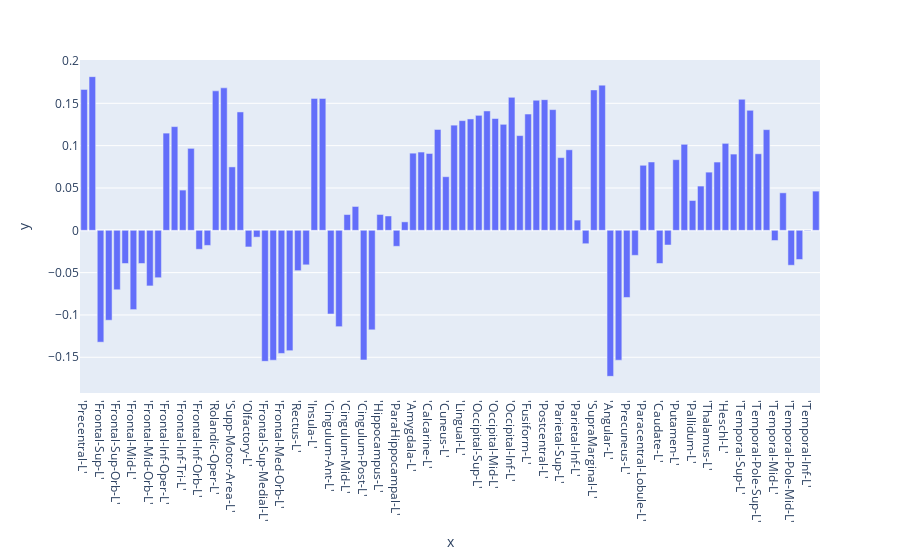
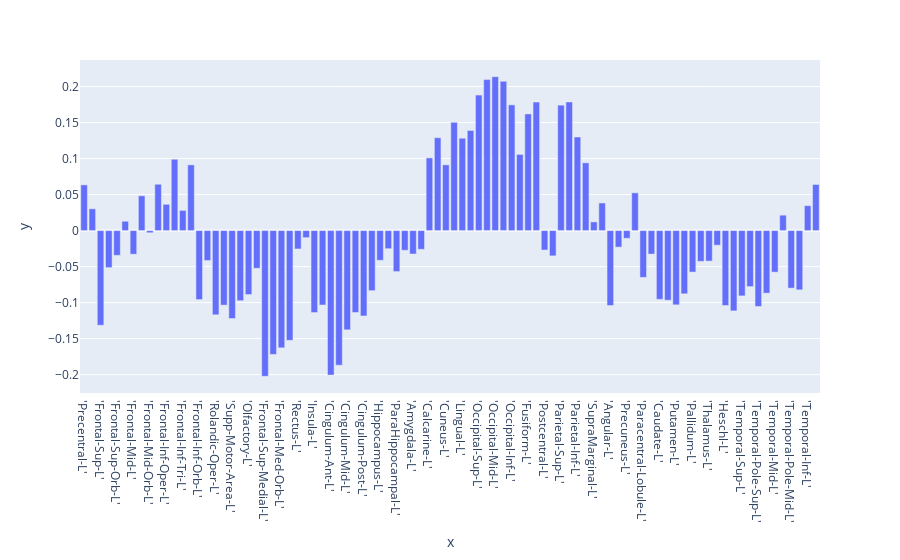
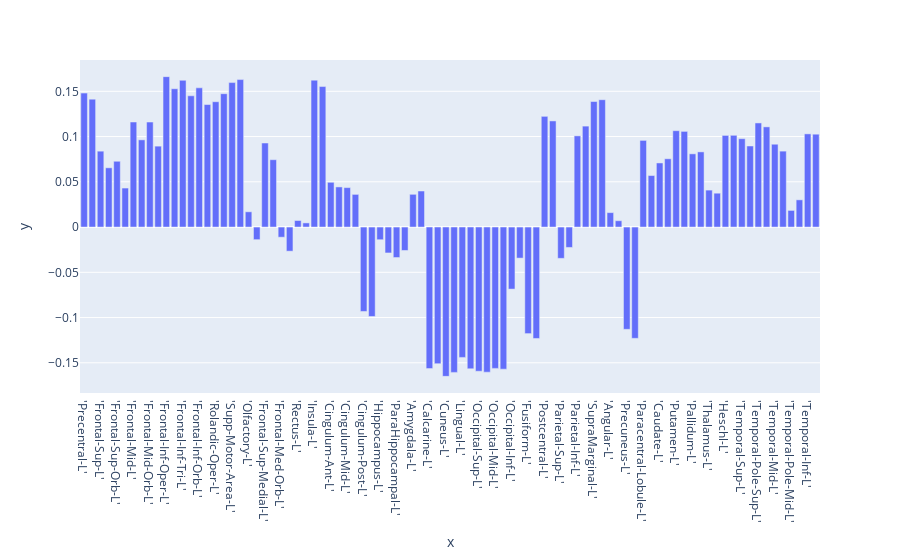
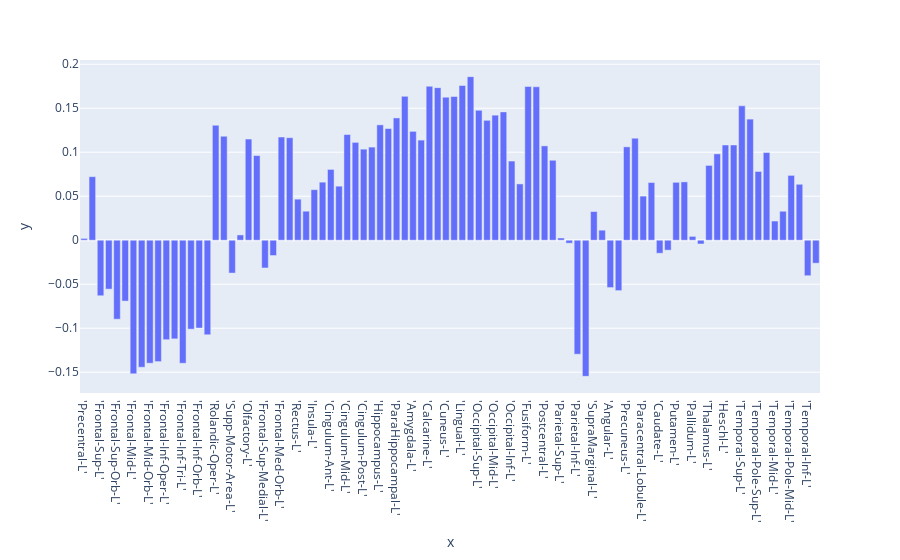

Notebook code for these charts, in order:
### Code cell
# Plotting Centroids of each Distribution
for model in range(7):
    print(f"Model {model}: Pi = {Pis[model]} , kappa = {kappas[model]}")
    fig = px.bar(y=mus[:,model],x=label)
    #fig.update_layout(width=300)
    fig.show()

### Figure 1 — Plotly figure (JSON) as saved in the notebook; plotly's stock layout.template omitted (floating-point values rounded to 4 significant figures)
{"data": [{"alignmentgroup": "True", "hovertemplate": "x=%{x}<br>y=%{y}<extra></extra>", "legendgroup": "", "marker": {"color": "#636efa", "pattern": {"shape": ""}}, "name": "", "offsetgroup": "", "orientation": "v", "showlegend": false, "textposition": "auto", "type": "bar", "x": ["'Precentral-L'", "'Precentral-R'", "'Frontal-Sup-L'", "'Frontal-Sup-R'", "'Frontal-Sup-Orb-L'", "'Frontal-Sup-Orb-R'", "'Frontal-Mid-L'", "'Frontal-Mid-R'", "'Frontal-Mid-Orb-L'", "'Frontal-Mid-Orb-R'", "'Frontal-Inf-Oper-L'", "'Frontal-Inf-Oper-R'", "'Frontal-Inf-Tri-L'", "'Frontal-Inf-Tri-R'", "'Frontal-Inf-Orb-L'", "'Frontal-Inf-Orb-R'", "'Rolandic-Oper-L'", "'Rolandic-Oper-R'", "'Supp-Motor-Area-L'", "'Supp-Motor-Area-R'", "'Olfactory-L'", "'Olfactory-R'", "'Frontal-Sup-Medial-L'", "'Frontal-Sup-Medial-R'", "'Frontal-Med-Orb-L'", "'Frontal-Med-Orb-R'", "'Rectus-L'", "'Rectus-R'", "'Insula-L'", "'Insula-R'", "'Cingulum-Ant-L'", "'Cingulum-Ant-R'", "'Cingulum-Mid-L'", "'Cingulum-Mid-R'", "'Cingulum-Post-L'", "'Cingulum-Post-R'", "'Hippocampus-L'", "'Hippocampus-R'", "'ParaHippocampal-L'", "'ParaHippocampal-R'", "'Amygdala-L'", "'Amygdala-R'", "'Calcarine-L'", "'Calcarine-R'", "'Cuneus-L'", "'Cuneus-R'", "'Lingual-L'", "'Lingual-R'", "'Occipital-Sup-L'", "'Occipital-Sup-R'", "'Occipital-Mid-L'", "'Occipital-Mid-R'", "'Occipital-Inf-L'", "'Occipital-Inf-R'", "'Fusiform-L'", "'Fusiform-R'", "'Postcentral-L'", "'Postcentral-R'", "'Parietal-Sup-L'", "'Parietal-Sup-R'", "'Parietal-Inf-L'", "'Parietal-Inf-R'", "'SupraMarginal-L'", "'SupraMarginal-R'", "'Angular-L'", "'Angular-R'", "'Precuneus-L'", "'Precuneus-R'", "'Paracentral-Lobule-L'", "'Paracentral-Lobule-R'", "'Caudate-L'", "'Caudate-R'", "'Putamen-L'", "'Putamen-R'", "'Pallidum-L'", "'Pallidum-R'", "'Thalamus-L'", "'Thalamus-R'", "'Heschl-L'", "'Heschl-R'", "'Temporal-Sup-L'", "'Temporal-Sup-R'", "'Temporal-Pole-Sup-L'", "'Temporal-Pole-Sup-R'", "'Temporal-Mid-L'", "'Temporal-Mid-R'", "'Temporal-Pole-Mid-L'", "'Temporal-Pole-Mid-R'", "'Temporal-Inf-L'", "'Temporal-Inf-R'"], "xaxis": "x", "y": [0.1664, 0.1815, -0.1322, -0.1062, -0.07024, -0.03922, -0.09367, -0.03922, -0.06571, -0.05601, 0.1148, 0.1225, 0.04751, 0.0968, -0.02243, -0.01785, 0.1647, 0.1683, 0.0749, 0.1398, -0.01966, -0.00809, -0.1548, -0.1535, -0.1455, -0.1422, -0.04767, -0.04079, 0.1558, 0.1558, -0.09885, -0.1138, 0.0186, 0.02816, -0.1531, -0.1176, 0.0187, 0.01692, -0.0189, 0.009986, 0.09112, 0.09243, 0.09075, 0.1191, 0.06331, 0.1242, 0.1295, 0.1315, 0.1358, 0.141, 0.132, 0.1252, 0.157, 0.1119, 0.1373, 0.1536, 0.1543, 0.1425, 0.08587, 0.09511, 0.01205, -0.01584, 0.1658, 0.1715, -0.1725, -0.1534, -0.07937, -0.02958, 0.07681, 0.08069, -0.03921, -0.01739, 0.08341, 0.1016, 0.03518, 0.05227, 0.0687, 0.08062, 0.1027, 0.09004, 0.1548, 0.1418, 0.09039, 0.1189, -0.01207, 0.04428, -0.04129, -0.03448, -0.0006119, 0.04628], "yaxis": "y"}], "layout": {"barmode": "relative", "legend": {"tracegroupgap": 0}, "margin": {"t": 60}, "xaxis": {"anchor": "y", "domain": [0, 1], "title": {"text": "x"}}, "yaxis": {"anchor": "x", "domain": [0, 1], "title": {"text": "y"}}}}

### Figure 2 — Plotly figure (JSON) as saved in the notebook; plotly's stock layout.template omitted (floating-point values rounded to 4 significant figures)
{"data": [{"alignmentgroup": "True", "hovertemplate": "x=%{x}<br>y=%{y}<extra></extra>", "legendgroup": "", "marker": {"color": "#636efa", "pattern": {"shape": ""}}, "name": "", "offsetgroup": "", "orientation": "v", "showlegend": false, "textposition": "auto", "type": "bar", "x": ["'Precentral-L'", "'Precentral-R'", "'Frontal-Sup-L'", "'Frontal-Sup-R'", "'Frontal-Sup-Orb-L'", "'Frontal-Sup-Orb-R'", "'Frontal-Mid-L'", "'Frontal-Mid-R'", "'Frontal-Mid-Orb-L'", "'Frontal-Mid-Orb-R'", "'Frontal-Inf-Oper-L'", "'Frontal-Inf-Oper-R'", "'Frontal-Inf-Tri-L'", "'Frontal-Inf-Tri-R'", "'Frontal-Inf-Orb-L'", "'Frontal-Inf-Orb-R'", "'Rolandic-Oper-L'", "'Rolandic-Oper-R'", "'Supp-Motor-Area-L'", "'Supp-Motor-Area-R'", "'Olfactory-L'", "'Olfactory-R'", "'Frontal-Sup-Medial-L'", "'Frontal-Sup-Medial-R'", "'Frontal-Med-Orb-L'", "'Frontal-Med-Orb-R'", "'Rectus-L'", "'Rectus-R'", "'Insula-L'", "'Insula-R'", "'Cingulum-Ant-L'", "'Cingulum-Ant-R'", "'Cingulum-Mid-L'", "'Cingulum-Mid-R'", "'Cingulum-Post-L'", "'Cingulum-Post-R'", "'Hippocampus-L'", "'Hippocampus-R'", "'ParaHippocampal-L'", "'ParaHippocampal-R'", "'Amygdala-L'", "'Amygdala-R'", "'Calcarine-L'", "'Calcarine-R'", "'Cuneus-L'", "'Cuneus-R'", "'Lingual-L'", "'Lingual-R'", "'Occipital-Sup-L'", "'Occipital-Sup-R'", "'Occipital-Mid-L'", "'Occipital-Mid-R'", "'Occipital-Inf-L'", "'Occipital-Inf-R'", "'Fusiform-L'", "'Fusiform-R'", "'Postcentral-L'", "'Postcentral-R'", "'Parietal-Sup-L'", "'Parietal-Sup-R'", "'Parietal-Inf-L'", "'Parietal-Inf-R'", "'SupraMarginal-L'", "'SupraMarginal-R'", "'Angular-L'", "'Angular-R'", "'Precuneus-L'", "'Precuneus-R'", "'Paracentral-Lobule-L'", "'Paracentral-Lobule-R'", "'Caudate-L'", "'Caudate-R'", "'Putamen-L'", "'Putamen-R'", "'Pallidum-L'", "'Pallidum-R'", "'Thalamus-L'", "'Thalamus-R'", "'Heschl-L'", "'Heschl-R'", "'Temporal-Sup-L'", "'Temporal-Sup-R'", "'Temporal-Pole-Sup-L'", "'Temporal-Pole-Sup-R'", "'Temporal-Mid-L'", "'Temporal-Mid-R'", "'Temporal-Pole-Mid-L'", "'Temporal-Pole-Mid-R'", "'Temporal-Inf-L'", "'Temporal-Inf-R'"], "xaxis": "x", "y": [0.06348, 0.03025, -0.1314, -0.05139, -0.03439, 0.01297, -0.03278, 0.04834, -0.003013, 0.06434, 0.03653, 0.09908, 0.02801, 0.09125, -0.09579, -0.04159, -0.1169, -0.1035, -0.1221, -0.09735, -0.08882, -0.05232, -0.2024, -0.1719, -0.1628, -0.1523, -0.0255, -0.009791, -0.1138, -0.1033, -0.2006, -0.1869, -0.1378, -0.1137, -0.1185, -0.08341, -0.04127, -0.02514, -0.05689, -0.0273, -0.03248, -0.026, 0.1009, 0.129, 0.09134, 0.1503, 0.1283, 0.1391, 0.1881, 0.2097, 0.2138, 0.2073, 0.1746, 0.1058, 0.162, 0.1784, -0.027, -0.03508, 0.1742, 0.1787, 0.13, 0.0941, 0.01208, 0.03837, -0.104, -0.02297, -0.01072, 0.05246, -0.06499, -0.03259, -0.09547, -0.09665, -0.1031, -0.08777, -0.05762, -0.04273, -0.04231, -0.02028, -0.104, -0.1115, -0.09065, -0.07779, -0.1053, -0.08689, -0.05772, 0.02144, -0.07988, -0.0823, 0.03459, 0.06406], "yaxis": "y"}], "layout": {"barmode": "relative", "legend": {"tracegroupgap": 0}, "margin": {"t": 60}, "xaxis": {"anchor": "y", "domain": [0, 1], "title": {"text": "x"}}, "yaxis": {"anchor": "x", "domain": [0, 1], "title": {"text": "y"}}}}

### Figure 3 — Plotly figure (JSON) as saved in the notebook; plotly's stock layout.template omitted (floating-point values rounded to 4 significant figures)
{"data": [{"alignmentgroup": "True", "hovertemplate": "x=%{x}<br>y=%{y}<extra></extra>", "legendgroup": "", "marker": {"color": "#636efa", "pattern": {"shape": ""}}, "name": "", "offsetgroup": "", "orientation": "v", "showlegend": false, "textposition": "auto", "type": "bar", "x": ["'Precentral-L'", "'Precentral-R'", "'Frontal-Sup-L'", "'Frontal-Sup-R'", "'Frontal-Sup-Orb-L'", "'Frontal-Sup-Orb-R'", "'Frontal-Mid-L'", "'Frontal-Mid-R'", "'Frontal-Mid-Orb-L'", "'Frontal-Mid-Orb-R'", "'Frontal-Inf-Oper-L'", "'Frontal-Inf-Oper-R'", "'Frontal-Inf-Tri-L'", "'Frontal-Inf-Tri-R'", "'Frontal-Inf-Orb-L'", "'Frontal-Inf-Orb-R'", "'Rolandic-Oper-L'", "'Rolandic-Oper-R'", "'Supp-Motor-Area-L'", "'Supp-Motor-Area-R'", "'Olfactory-L'", "'Olfactory-R'", "'Frontal-Sup-Medial-L'", "'Frontal-Sup-Medial-R'", "'Frontal-Med-Orb-L'", "'Frontal-Med-Orb-R'", "'Rectus-L'", "'Rectus-R'", "'Insula-L'", "'Insula-R'", "'Cingulum-Ant-L'", "'Cingulum-Ant-R'", "'Cingulum-Mid-L'", "'Cingulum-Mid-R'", "'Cingulum-Post-L'", "'Cingulum-Post-R'", "'Hippocampus-L'", "'Hippocampus-R'", "'ParaHippocampal-L'", "'ParaHippocampal-R'", "'Amygdala-L'", "'Amygdala-R'", "'Calcarine-L'", "'Calcarine-R'", "'Cuneus-L'", "'Cuneus-R'", "'Lingual-L'", "'Lingual-R'", "'Occipital-Sup-L'", "'Occipital-Sup-R'", "'Occipital-Mid-L'", "'Occipital-Mid-R'", "'Occipital-Inf-L'", "'Occipital-Inf-R'", "'Fusiform-L'", "'Fusiform-R'", "'Postcentral-L'", "'Postcentral-R'", "'Parietal-Sup-L'", "'Parietal-Sup-R'", "'Parietal-Inf-L'", "'Parietal-Inf-R'", "'SupraMarginal-L'", "'SupraMarginal-R'", "'Angular-L'", "'Angular-R'", "'Precuneus-L'", "'Precuneus-R'", "'Paracentral-Lobule-L'", "'Paracentral-Lobule-R'", "'Caudate-L'", "'Caudate-R'", "'Putamen-L'", "'Putamen-R'", "'Pallidum-L'", "'Pallidum-R'", "'Thalamus-L'", "'Thalamus-R'", "'Heschl-L'", "'Heschl-R'", "'Temporal-Sup-L'", "'Temporal-Sup-R'", "'Temporal-Pole-Sup-L'", "'Temporal-Pole-Sup-R'", "'Temporal-Mid-L'", "'Temporal-Mid-R'", "'Temporal-Pole-Mid-L'", "'Temporal-Pole-Mid-R'", "'Temporal-Inf-L'", "'Temporal-Inf-R'"], "xaxis": "x", "y": [0.148, 0.1413, 0.08386, 0.06547, 0.0727, 0.04309, 0.1161, 0.09637, 0.1161, 0.08941, 0.1662, 0.1528, 0.1622, 0.145, 0.1538, 0.1354, 0.1385, 0.1474, 0.1596, 0.163, 0.01686, -0.01392, 0.09287, 0.07442, -0.01122, -0.02666, 0.007222, 0.004584, 0.1623, 0.1552, 0.04947, 0.04434, 0.04359, 0.03611, -0.09327, -0.09881, -0.01398, -0.02862, -0.03368, -0.02587, 0.03618, 0.03982, -0.1564, -0.151, -0.165, -0.1606, -0.144, -0.1566, -0.1593, -0.1603, -0.1562, -0.157, -0.06856, -0.03433, -0.1178, -0.1231, 0.1223, 0.1173, -0.03458, -0.02254, 0.1008, 0.1115, 0.1387, 0.1407, 0.01595, 0.00699, -0.113, -0.123, 0.09577, 0.05691, 0.07084, 0.07545, 0.1065, 0.1057, 0.08092, 0.08306, 0.04084, 0.03742, 0.1013, 0.1014, 0.09765, 0.08958, 0.1151, 0.1107, 0.09153, 0.0839, 0.01839, 0.03007, 0.103, 0.1026], "yaxis": "y"}], "layout": {"barmode": "relative", "legend": {"tracegroupgap": 0}, "margin": {"t": 60}, "xaxis": {"anchor": "y", "domain": [0, 1], "title": {"text": "x"}}, "yaxis": {"anchor": "x", "domain": [0, 1], "title": {"text": "y"}}}}

### Figure 4 — Plotly figure (JSON) as saved in the notebook; plotly's stock layout.template omitted (floating-point values rounded to 4 significant figures)
{"data": [{"alignmentgroup": "True", "hovertemplate": "x=%{x}<br>y=%{y}<extra></extra>", "legendgroup": "", "marker": {"color": "#636efa", "pattern": {"shape": ""}}, "name": "", "offsetgroup": "", "orientation": "v", "showlegend": false, "textposition": "auto", "type": "bar", "x": ["'Precentral-L'", "'Precentral-R'", "'Frontal-Sup-L'", "'Frontal-Sup-R'", "'Frontal-Sup-Orb-L'", "'Frontal-Sup-Orb-R'", "'Frontal-Mid-L'", "'Frontal-Mid-R'", "'Frontal-Mid-Orb-L'", "'Frontal-Mid-Orb-R'", "'Frontal-Inf-Oper-L'", "'Frontal-Inf-Oper-R'", "'Frontal-Inf-Tri-L'", "'Frontal-Inf-Tri-R'", "'Frontal-Inf-Orb-L'", "'Frontal-Inf-Orb-R'", "'Rolandic-Oper-L'", "'Rolandic-Oper-R'", "'Supp-Motor-Area-L'", "'Supp-Motor-Area-R'", "'Olfactory-L'", "'Olfactory-R'", "'Frontal-Sup-Medial-L'", "'Frontal-Sup-Medial-R'", "'Frontal-Med-Orb-L'", "'Frontal-Med-Orb-R'", "'Rectus-L'", "'Rectus-R'", "'Insula-L'", "'Insula-R'", "'Cingulum-Ant-L'", "'Cingulum-Ant-R'", "'Cingulum-Mid-L'", "'Cingulum-Mid-R'", "'Cingulum-Post-L'", "'Cingulum-Post-R'", "'Hippocampus-L'", "'Hippocampus-R'", "'ParaHippocampal-L'", "'ParaHippocampal-R'", "'Amygdala-L'", "'Amygdala-R'", "'Calcarine-L'", "'Calcarine-R'", "'Cuneus-L'", "'Cuneus-R'", "'Lingual-L'", "'Lingual-R'", "'Occipital-Sup-L'", "'Occipital-Sup-R'", "'Occipital-Mid-L'", "'Occipital-Mid-R'", "'Occipital-Inf-L'", "'Occipital-Inf-R'", "'Fusiform-L'", "'Fusiform-R'", "'Postcentral-L'", "'Postcentral-R'", "'Parietal-Sup-L'", "'Parietal-Sup-R'", "'Parietal-Inf-L'", "'Parietal-Inf-R'", "'SupraMarginal-L'", "'SupraMarginal-R'", "'Angular-L'", "'Angular-R'", "'Precuneus-L'", "'Precuneus-R'", "'Paracentral-Lobule-L'", "'Paracentral-Lobule-R'", "'Caudate-L'", "'Caudate-R'", "'Putamen-L'", "'Putamen-R'", "'Pallidum-L'", "'Pallidum-R'", "'Thalamus-L'", "'Thalamus-R'", "'Heschl-L'", "'Heschl-R'", "'Temporal-Sup-L'", "'Temporal-Sup-R'", "'Temporal-Pole-Sup-L'", "'Temporal-Pole-Sup-R'", "'Temporal-Mid-L'", "'Temporal-Mid-R'", "'Temporal-Pole-Mid-L'", "'Temporal-Pole-Mid-R'", "'Temporal-Inf-L'", "'Temporal-Inf-R'"], "xaxis": "x", "y": [0.002058, 0.0722, -0.06312, -0.05561, -0.08978, -0.06917, -0.1518, -0.1444, -0.1398, -0.138, -0.1131, -0.1121, -0.1398, -0.1011, -0.09983, -0.1075, 0.1307, 0.1182, -0.03735, 0.006011, 0.115, 0.09619, -0.03154, -0.01741, 0.1173, 0.1165, 0.04667, 0.03298, 0.05745, 0.06599, 0.08048, 0.06144, 0.1201, 0.1112, 0.1035, 0.1058, 0.1311, 0.1269, 0.139, 0.1635, 0.1237, 0.1138, 0.1749, 0.1734, 0.1626, 0.1633, 0.1759, 0.1859, 0.1476, 0.1363, 0.1421, 0.1458, 0.08998, 0.06399, 0.1748, 0.1744, 0.1072, 0.09087, 0.002557, -0.003389, -0.1296, -0.1547, 0.03257, 0.01141, -0.05383, -0.05728, 0.1061, 0.1159, 0.05013, 0.06558, -0.01481, -0.01131, 0.0658, 0.06631, 0.004355, -0.004274, 0.08502, 0.09815, 0.1083, 0.1082, 0.1527, 0.1377, 0.07814, 0.09965, 0.02179, 0.03291, 0.07368, 0.06358, -0.04036, -0.02611], "yaxis": "y"}], "layout": {"barmode": "relative", "legend": {"tracegroupgap": 0}, "margin": {"t": 60}, "xaxis": {"anchor": "y", "domain": [0, 1], "title": {"text": "x"}}, "yaxis": {"anchor": "x", "domain": [0, 1], "title": {"text": "y"}}}}
